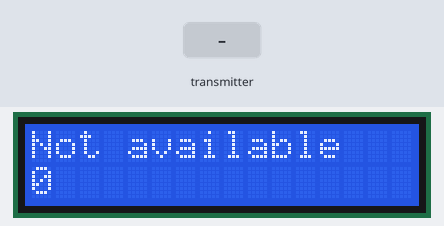
Recording of a sketch running on a simulated Arduino Uno, built with avr-gcc and run on an emulated ATmega328P. Shown: 16×2 character LCD. Inputs (shaded band) come from the test bench. No radio packets arrive unless stated.

Above: at 3.2 s.
3.3 s: the transmitter starts sending temperature.0 = 0
At 5.6 s:
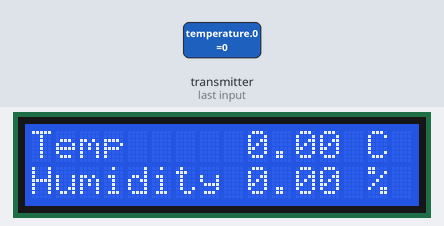
6.1 s: the transmitter starts sending temperature.1 = 25
At 8.1 s:
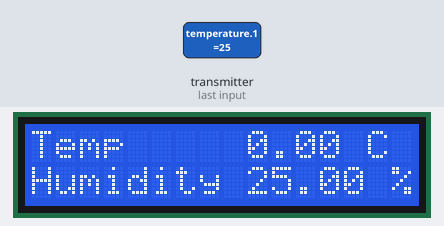
9.2 s: the transmitter starts sending temperature.0 = 25
At 11.8 s:
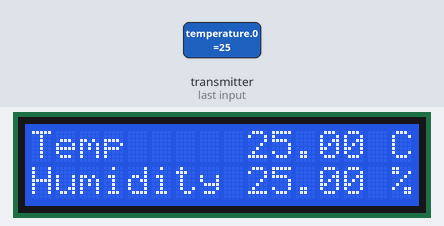
12.3 s: the transmitter starts sending temperature.1 = 0
At 14.4 s:
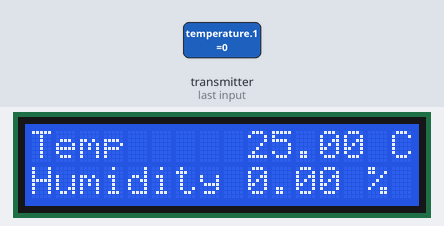
Timing chart, 0 to 15.9 s (numbered marks = the images above; inputs shaded):
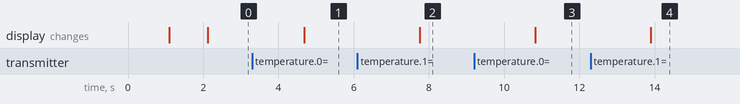

Measured:
- after the input at 3.3 s, the display: changes after 1.4 s (image 1)
- after the input at 6.1 s, the display: changes after 1.7 s (image 2)
- after the input at 9.2 s, the display: changes after 1.6 s (image 3)
- after the input at 12.3 s, the display: changes after 1.6 s (image 4)

The sketch:

Receiver.ino
```cpp
//#include <Wire.h>
//#include <LiquidCrystal_I2C.h>
//#include<SPI.h>
//#include<nRF24L01.h>
//#include<RF24.h>
//// Set the LCD address to 0x27 for a 16 chars and 2 line display
//LiquidCrystal_I2C lcd(0x27, 16, 2);
//uint32_t receiver[3];
//uint32_t input[3];
//RF24 radio(9,10);
//const byte addresses[][6]={"00001","00002"};
//void setup()
//{
//  // initialize the LCD
// Serial.begin(9600);
//
//  lcd.begin();
//
//  // Turn on the blacklight and print a message.
//  lcd.backlight();
//  //lcd.print("Hello, world!");
//
//  radio.begin();
//  radio.openReadingPipe(1,addresses[0]);
//
//  radio.openWritingPipe(addresses[1]);
//  radio.setPALevel(RF24_PA_MAX);
//  radio.setDataRate(RF24_250KBPS);
//  radio.setChannel(110);
//}
//
//void loop()
//{ lcd.clear();
//
//
//   delay(5);
//   radio.startListening();
//
//   if(radio.available()){
//   lcd.print("available");
//   radio.read(&receiver,sizeof(receiver));
//   lcd.print(receiver[0]);
//
//
//  delay(500);
//  radio.stopListening();
//  input[0]=1;
//  lcd.print(input[0]);
//  radio.write(&input,sizeof(input));
//
//
//
//
//  }
//}

#include <SPI.h>
#include <nRF24L01.h>
#include <RF24.h>
//#include <DHT11.h>
#include <Wire.h>
//#include <LCD.h>
#include <LiquidCrystal_I2C.h>

LiquidCrystal_I2C lcd(0x27, 16, 2);

float temperature[2];

RF24 radio(3,4);
//const uint64_t pipe = 0xE8E8F0F0E1LL;
const byte address[6]="00001";
void setup(void) {
Serial.begin(115200);
lcd.begin();
lcd.backlight();
lcd.clear();
radio.begin();
radio.openReadingPipe(1, address);
radio.startListening();
radio.setChannel(110);
radio.setDataRate( RF24_250KBPS );
lcd.print("Hum & temp");
delay(1000);
lcd.clear();
lcd.print("Starting.....");
radio.setPALevel(RF24_PA_MAX);
delay(1000);
}

void loop(void)
{
  delay(5);
if (radio.available() )
{
bool done = false;
while (!done)
{
done=true;
radio.read(temperature, sizeof(temperature));

delay(500);
lcd.clear();
lcd.setCursor(0, 0);
lcd.print("Temp");
lcd.setCursor(0, 1);
lcd.print("Humidity");
lcd.setCursor(9, 0);
lcd.print(temperature[0]);
lcd.print(" C");
lcd.setCursor(9, 1);
lcd.print(temperature[1]);
lcd.print(" %");
delay(1000);
}
}
else
{
  lcd.clear();
lcd.setCursor(0, 0);
lcd.print("Not available");
lcd.setCursor(0,1);
lcd.print(radio.available());
delay(1000);
}
}
```
